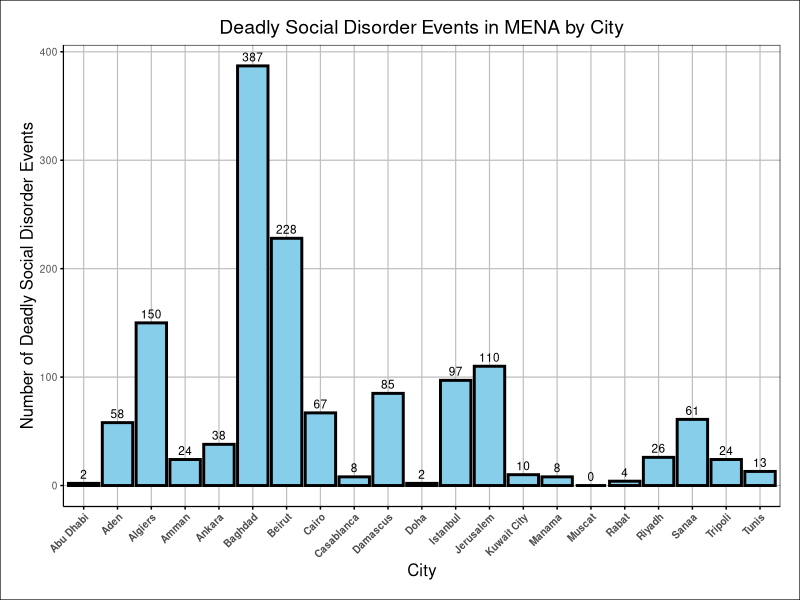
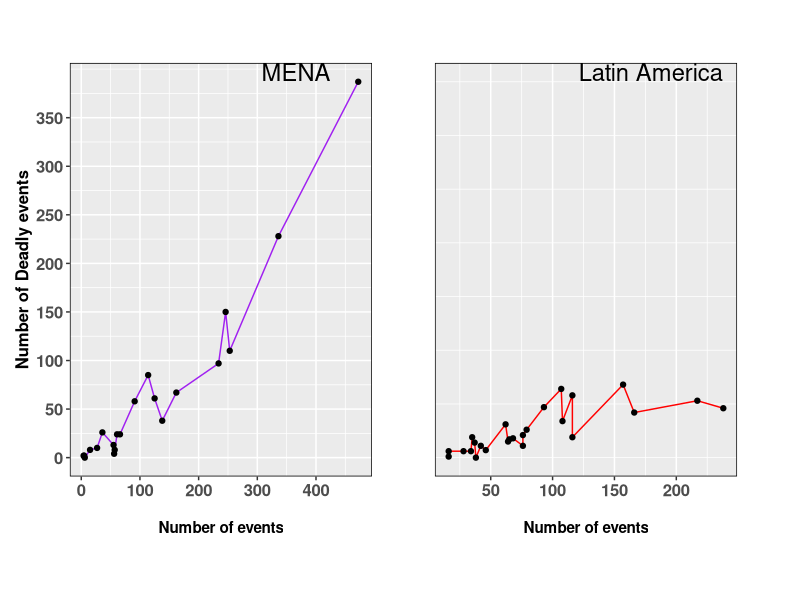

Generate these figures, in order, with R:
## ---- chunk 1
options(htmltools.dir.version = FALSE)
knitr :: opts_chunk$set(
  echo = FALSE,
  message = FALSE, 
  warning = FALSE ,
  fig.align = 'center')

library(tidyverse)
library(knitr)
library(cowplot)
library(patchwork)
library(ggplot2)
library(readxl)
library(dplyr)


setwd("C:/Users/emory/Documents/Statistics Level 2")
df = read_excel("Copy of cities.xlsx")
## ---- chunk 2
Middle_E_NAfrica <- df %>% 
  filter(REGION == "Middle East and North Africa")

plot1 <- ggplot(Middle_E_NAfrica, aes(x = CITY, y = DEATHEVENTS)) +
  geom_bar(stat = "identity", fill = "skyblue", color = "black", size = 1) + 
  geom_text(aes(label = DEATHEVENTS), vjust = -0.5, color = "black", size = 3) +  
  labs(x = "City", y = "Number of Deadly Social Disorder Events", 
       title = "Deadly Social Disorder Events in MENA by City") +
  theme_minimal(base_size = 9) +
  theme(axis.text.x = element_text(angle = 45, hjust = 1, face = "bold"),
        axis.title.x = element_text(size = 12),
        axis.title.y = element_text(size = 12),
        plot.title = element_text(size = 14, hjust = 0.5),
        axis.line = element_line(color = "black"),
        panel.grid.major = element_line(color = "gray"),
        panel.grid.minor = element_blank(),
        plot.margin = margin(0.5, 0.5, 0.5, 0.5, "cm"),
        plot.background = element_rect(fill = "white", color = "black"),
        panel.border = element_rect(color = "black", fill = NA),
        axis.ticks = element_line(color = "black", size = 0.5))

print(plot1)
## ---- chunk 3
Middle_E_NAfrica <- df %>% 
  filter(REGION == "Middle East and North Africa")

plot1 <- ggplot(Middle_E_NAfrica, aes(x = NEVENTS, y = DEATHEVENTS)) +
  geom_line(color = "purple") +
  geom_point() +
  scale_y_continuous(breaks = seq(0, max(Middle_E_NAfrica$DEATHEVENTS), by = 50)) +
  scale_x_continuous(breaks = seq(0, max(Middle_E_NAfrica$NEVENTS), by = 100)) +
  labs(x = "Number of events", y = "Number of Deadly events") +  
  annotate("text", x = Inf, y = Inf, label = "MENA", size = 6, hjust = 1.6, vjust = 1) +
  theme(axis.title.y = element_text(size = 12, face = "bold"),
        axis.text = element_text(size = 12, face = "bold"),
        axis.title.x = element_text(margin = margin(t = 15), face = "bold"),
        panel.border = element_rect(color = "black", fill = NA))


Latin_America <- df %>%
  filter(REGION == "Latin America")


plot4 <- ggplot(Latin_America, aes(x = NEVENTS, y = DEATHEVENTS)) +
  geom_line(color = "red") +
  geom_point() +
  scale_y_continuous(breaks = NULL, limits = c(0, 350), minor_breaks = seq(0, 350, by = 50)) +
  scale_x_continuous(breaks = seq(0, max(Latin_America$NEVENTS), by = 50)) +
  labs(x = "Number of events", y = NULL) +  
  theme(panel.grid.major = element_line(color = "white", linetype = "solid"),
        panel.grid.minor = element_line(color = "white", linetype = "solid"),
        axis.text = element_text(size = 12, face = "bold"),
        axis.title.x = element_text(margin = margin(t = 15), face ="bold"), 
        axis.title.y = element_blank(),
        panel.border = element_rect(color = "black", fill = NA)) +
  annotate("text", x = Inf, y = Inf, label = "Latin America", size = 6, hjust = 1.1, vjust = 1)


combined_plots <- plot1 + plot4 +
  plot_layout(ncol = 2) +  
  theme(
    plot.margin = margin(40, 40, 40, 40),  
    axis.title = element_text(margin = margin(t = 20))
  )

print(combined_plots)
